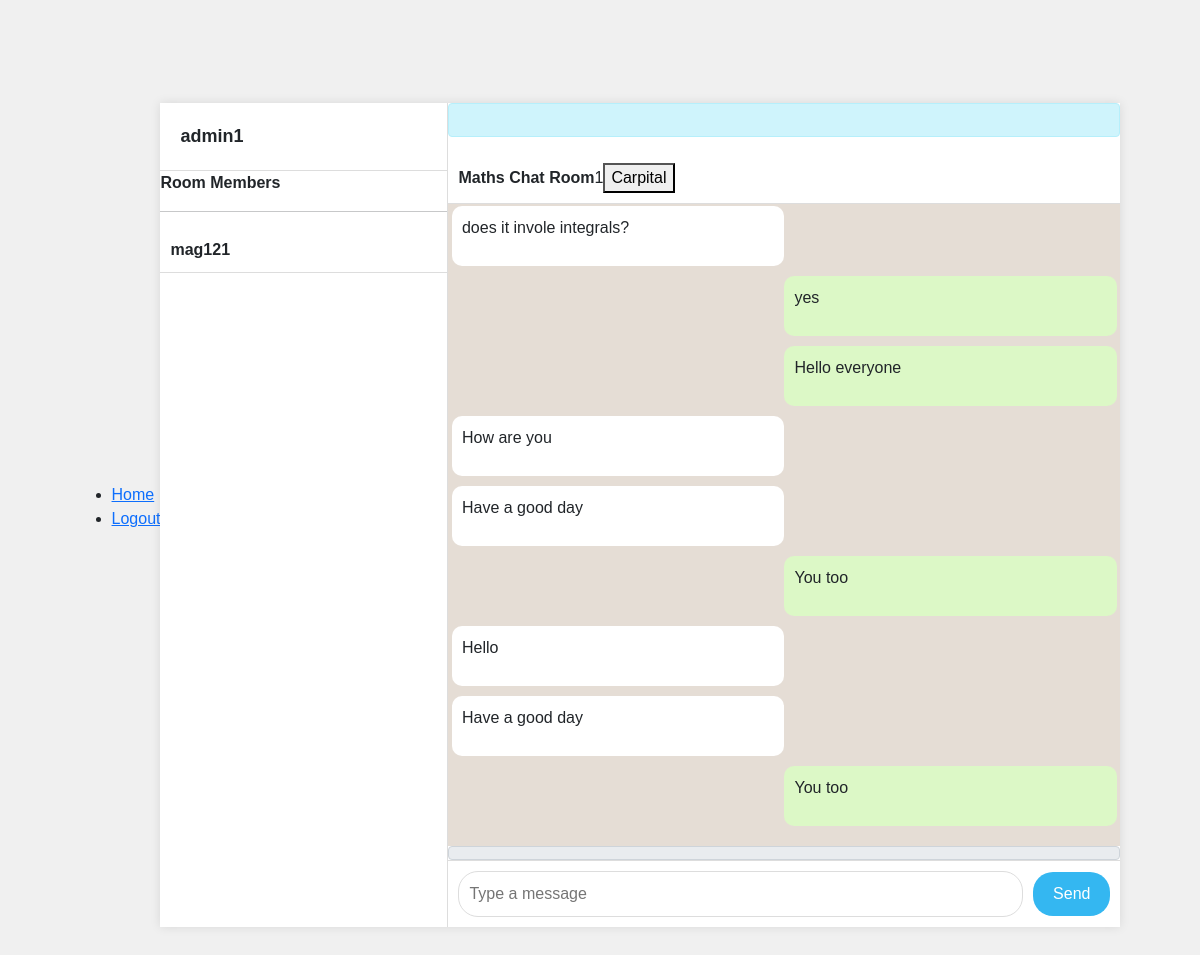
Before: /chat/Maths (signed in) with the older database file.
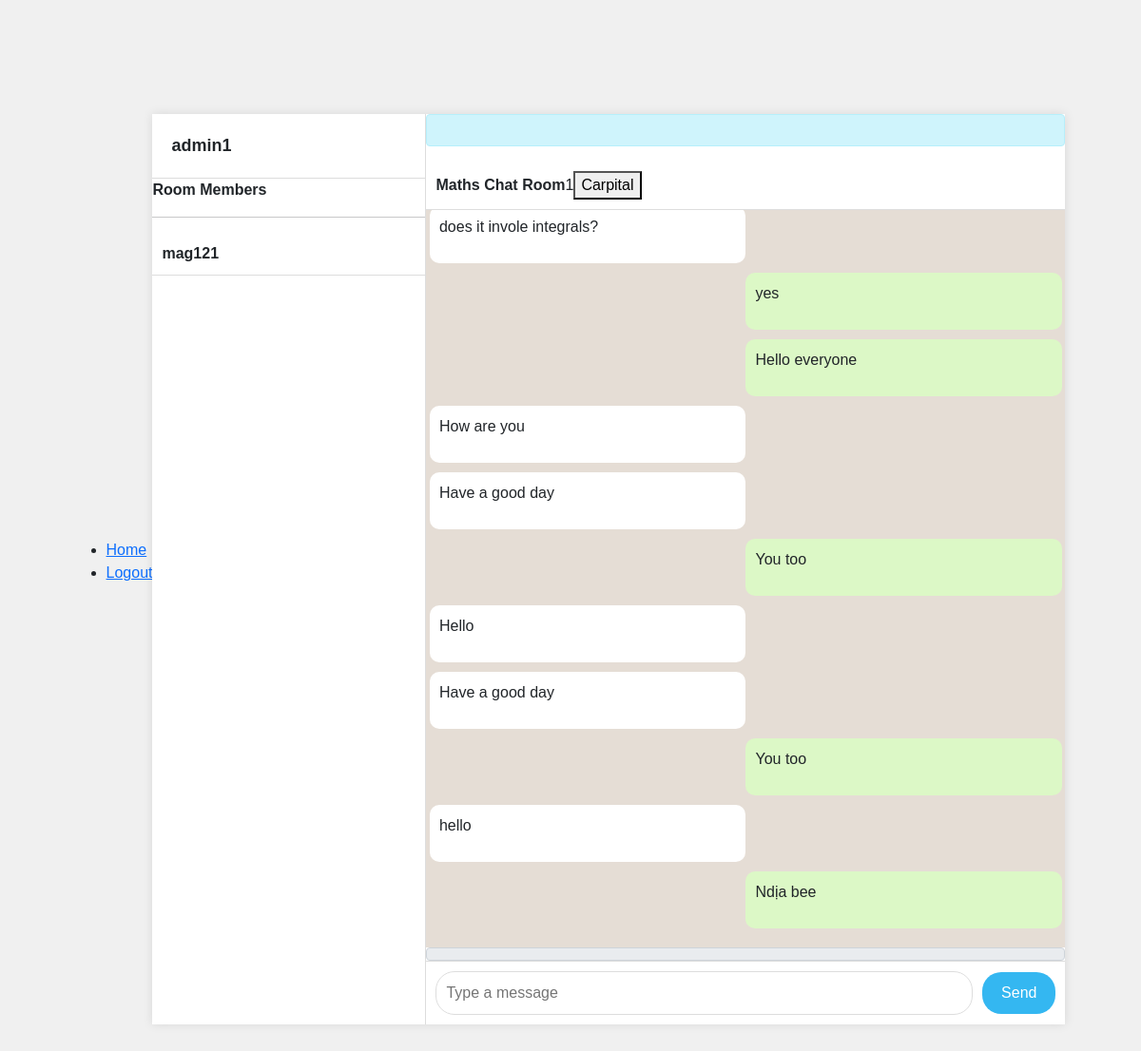
After: the same page with the newer database file.
### chatapp/models.py (models this page shows, shortened)
class Profile(models.Model):
    pID = ShortUUIDField(primary_key=True, unique=True, editable=False)
    user = models.OneToOneField(User, on_delete=models.CASCADE)
    first_name = models.CharField(max_length=30, blank=True)
    last_name = models.CharField(max_length=30, blank=True)
    avatar = ResizedImageField(quality=70, upload_to='media/profile', blank=True, null=True)

class RoomChat(models.Model):
    mID = ShortUUIDField(primary_key=True, unique=True, editable=False)
    room = models.ForeignKey(Room, on_delete=models.CASCADE)
    author = models.ForeignKey(Profile, on_delete=models.SET_NULL, null=True)
    content = models.CharField(max_length=300, blank=False)
    image = ResizedImageField(blank=True, null=True, quality=70, upload_to="media/chats/images")
    file = models.FileField(blank=True, null=True, upload_to='media/chats/files')
    created_at = models.DateTimeField(auto_now_add=True)

### chatapp/views.py (the view)
# urls.py: path('chat/<str:pk>', views.chat, name='chat'),
@login_required(login_url='signin')
def chat(request, pk):
    room = Room.objects.get(room_name=pk)
    members = room.members.all()
    chats = RoomChat.objects.filter(room=room)
    context = {
        "room": room,
        "chats": chats,
        "members": members,
        "user": request.user,
        }
    if request.user.profile in members:
        return render(request, 'chat.html', context)
    else:
        return redirect('home')

### chatapp/templates/chat.html (shortened to what this page needs)
{% extends 'base.html' %}
{% load static %}
{% block content %}
<link rel="stylesheet" href="{% static 'styles.css' %}">
<div class="app-container">
    <div class="sidebar">
        <div class="profile-section">
            <span class="username">{{ user.username }}</span>
        </div>
        <div class="chat-list">
            <p><strong>Room Members</strong></p>
            <hr>
            {%for m in members %}
            {% if m != request.user.profile %}
            <div class="chat-item">
                <div class="chat-info">
                    <span class="contact-name">{{ m.user.username }} </span>
                </div>
            </div>
            {% endif %}
            {% endfor %}
        </div>
    </div>
    <div class="chat-window">
        <div id="noteDiv" class="alert alert-info">
        </div>
        <div class="chat-header">
	    <span class="contact-name">{{ room.room_name }} Chat Room</span>
	    <span id="online">0</span> <button id="cap"> Carpital </button>
        </div>
        {% include 'partial.html' %}
        <form id="demo_form" enctype="multipart/form-data">
            <span class="input-group-text attach_btn">
            </span>
            <div class="message-input">
                <input id="content" name="content" type="text" placeholder="Type a message" id="content" required>
                <button type="submit">Send</button>
            </div>
        </form>
    </div>
</div>
{% endblock %}

### chatapp/templates/partial.html (shortened to what this page needs)
<div id="test" class="chat-messages">
    {% for chat in chats %}
    {% if chat.author == user.profile %}
    <div class="message sent">
        <p>{{ chat.content }}</p>
    </div>
    {% else %}
    <div class="message received">
        <p>{{ chat.content }}</p>
    </div>
    {% endif %}
    {% endfor %}
</div>

Changed rows visible on the page:
added RoomChat: content "hello"
added RoomChat: content "Ndịa bee"
